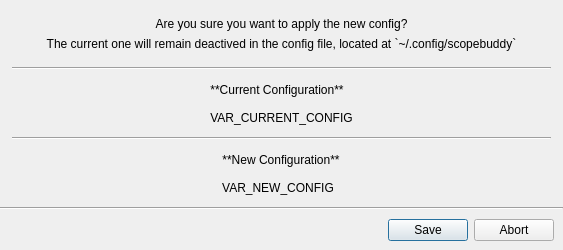
<?xml version="1.0" encoding="UTF-8"?>
<ui version="4.0">
 <class>Dialog_Apply</class>
 <widget class="QDialog" name="Dialog_Apply">
  <property name="windowModality">
   <enum>Qt::WindowModality::ApplicationModal</enum>
  </property>
  <property name="geometry">
   <rect>
    <x>0</x>
    <y>0</y>
    <width>563</width>
    <height>250</height>
   </rect>
  </property>
  <property name="windowTitle">
   <string>Dialog</string>
  </property>
  <property name="modal">
   <bool>true</bool>
  </property>
  <layout class="QVBoxLayout" name="verticalLayout">
   <property name="spacing">
    <number>0</number>
   </property>
   <property name="leftMargin">
    <number>0</number>
   </property>
   <property name="topMargin">
    <number>0</number>
   </property>
   <property name="rightMargin">
    <number>0</number>
   </property>
   <property name="bottomMargin">
    <number>0</number>
   </property>
   <item>
    <widget class="QFrame" name="Aframe">
     <property name="sizePolicy">
      <sizepolicy hsizetype="Preferred" vsizetype="Preferred">
       <horstretch>0</horstretch>
       <verstretch>1</verstretch>
      </sizepolicy>
     </property>
     <property name="frameShape">
      <enum>QFrame::Shape::NoFrame</enum>
     </property>
     <property name="frameShadow">
      <enum>QFrame::Shadow::Raised</enum>
     </property>
     <layout class="QVBoxLayout" name="verticalLayout_2">
      <property name="spacing">
       <number>0</number>
      </property>
      <property name="leftMargin">
       <number>12</number>
      </property>
      <property name="topMargin">
       <number>0</number>
      </property>
      <property name="rightMargin">
       <number>12</number>
      </property>
      <property name="bottomMargin">
       <number>0</number>
      </property>
      <item>
       <widget class="QWidget" name="Awidget" native="true">
        <layout class="QGridLayout" name="gridLayout">
         <item row="0" column="0">
          <widget class="QLabel" name="label">
           <property name="text">
            <string>Are you sure you want to apply the new config?</string>
           </property>
           <property name="alignment">
            <set>Qt::AlignmentFlag::AlignBottom|Qt::AlignmentFlag::AlignHCenter</set>
           </property>
           <property name="wordWrap">
            <bool>true</bool>
           </property>
          </widget>
         </item>
         <item row="1" column="0">
          <widget class="QLabel" name="label_4">
           <property name="text">
            <string>The current one will remain deactived in the config file, located at `~/.config/scopebuddy`</string>
           </property>
           <property name="textFormat">
            <enum>Qt::TextFormat::MarkdownText</enum>
           </property>
           <property name="alignment">
            <set>Qt::AlignmentFlag::AlignHCenter|Qt::AlignmentFlag::AlignTop</set>
           </property>
           <property name="wordWrap">
            <bool>true</bool>
           </property>
          </widget>
         </item>
        </layout>
       </widget>
      </item>
      <item>
       <widget class="Line" name="Bline_2">
        <property name="orientation">
         <enum>Qt::Orientation::Horizontal</enum>
        </property>
       </widget>
      </item>
      <item alignment="Qt::AlignmentFlag::AlignHCenter">
       <widget class="QWidget" name="Cwidget" native="true">
        <property name="sizePolicy">
         <sizepolicy hsizetype="Preferred" vsizetype="Preferred">
          <horstretch>0</horstretch>
          <verstretch>0</verstretch>
         </sizepolicy>
        </property>
        <layout class="QVBoxLayout" name="verticalLayout_3">
         <item>
          <widget class="QLabel" name="label_2">
           <property name="sizePolicy">
            <sizepolicy hsizetype="Maximum" vsizetype="Preferred">
             <horstretch>0</horstretch>
             <verstretch>0</verstretch>
            </sizepolicy>
           </property>
           <property name="text">
            <string>**Current Configuration**</string>
           </property>
           <property name="textFormat">
            <enum>Qt::TextFormat::MarkdownText</enum>
           </property>
           <property name="alignment">
            <set>Qt::AlignmentFlag::AlignCenter</set>
           </property>
          </widget>
         </item>
         <item>
          <widget class="QLabel" name="var_currentConfig">
           <property name="sizePolicy">
            <sizepolicy hsizetype="Maximum" vsizetype="Preferred">
             <horstretch>0</horstretch>
             <verstretch>0</verstretch>
            </sizepolicy>
           </property>
           <property name="text">
            <string>VAR_CURRENT_CONFIG</string>
           </property>
           <property name="alignment">
            <set>Qt::AlignmentFlag::AlignCenter</set>
           </property>
          </widget>
         </item>
        </layout>
       </widget>
      </item>
      <item>
       <widget class="Line" name="Dline">
        <property name="orientation">
         <enum>Qt::Orientation::Horizontal</enum>
        </property>
       </widget>
      </item>
      <item alignment="Qt::AlignmentFlag::AlignHCenter">
       <widget class="QWidget" name="Ewidget" native="true">
        <layout class="QVBoxLayout" name="verticalLayout_4">
         <item>
          <widget class="QLabel" name="label_3">
           <property name="sizePolicy">
            <sizepolicy hsizetype="Maximum" vsizetype="Preferred">
             <horstretch>0</horstretch>
             <verstretch>0</verstretch>
            </sizepolicy>
           </property>
           <property name="text">
            <string>**New Configuration**</string>
           </property>
           <property name="textFormat">
            <enum>Qt::TextFormat::MarkdownText</enum>
           </property>
           <property name="alignment">
            <set>Qt::AlignmentFlag::AlignCenter</set>
           </property>
          </widget>
         </item>
         <item>
          <widget class="QLabel" name="var_newConfig">
           <property name="sizePolicy">
            <sizepolicy hsizetype="Maximum" vsizetype="Preferred">
             <horstretch>0</horstretch>
             <verstretch>0</verstretch>
            </sizepolicy>
           </property>
           <property name="text">
            <string>VAR_NEW_CONFIG</string>
           </property>
           <property name="alignment">
            <set>Qt::AlignmentFlag::AlignCenter</set>
           </property>
          </widget>
         </item>
        </layout>
       </widget>
      </item>
     </layout>
    </widget>
   </item>
   <item>
    <widget class="Line" name="Bline">
     <property name="orientation">
      <enum>Qt::Orientation::Horizontal</enum>
     </property>
    </widget>
   </item>
   <item>
    <widget class="QFrame" name="Cframe">
     <property name="frameShape">
      <enum>QFrame::Shape::NoFrame</enum>
     </property>
     <property name="frameShadow">
      <enum>QFrame::Shadow::Plain</enum>
     </property>
     <layout class="QHBoxLayout" name="horizontalLayout">
      <item>
       <widget class="QDialogButtonBox" name="buttonBox">
        <property name="standardButtons">
         <set>QDialogButtonBox::StandardButton::Abort|QDialogButtonBox::StandardButton::Save</set>
        </property>
       </widget>
      </item>
     </layout>
    </widget>
   </item>
  </layout>
 </widget>
 <resources/>
 <connections/>
</ui>
